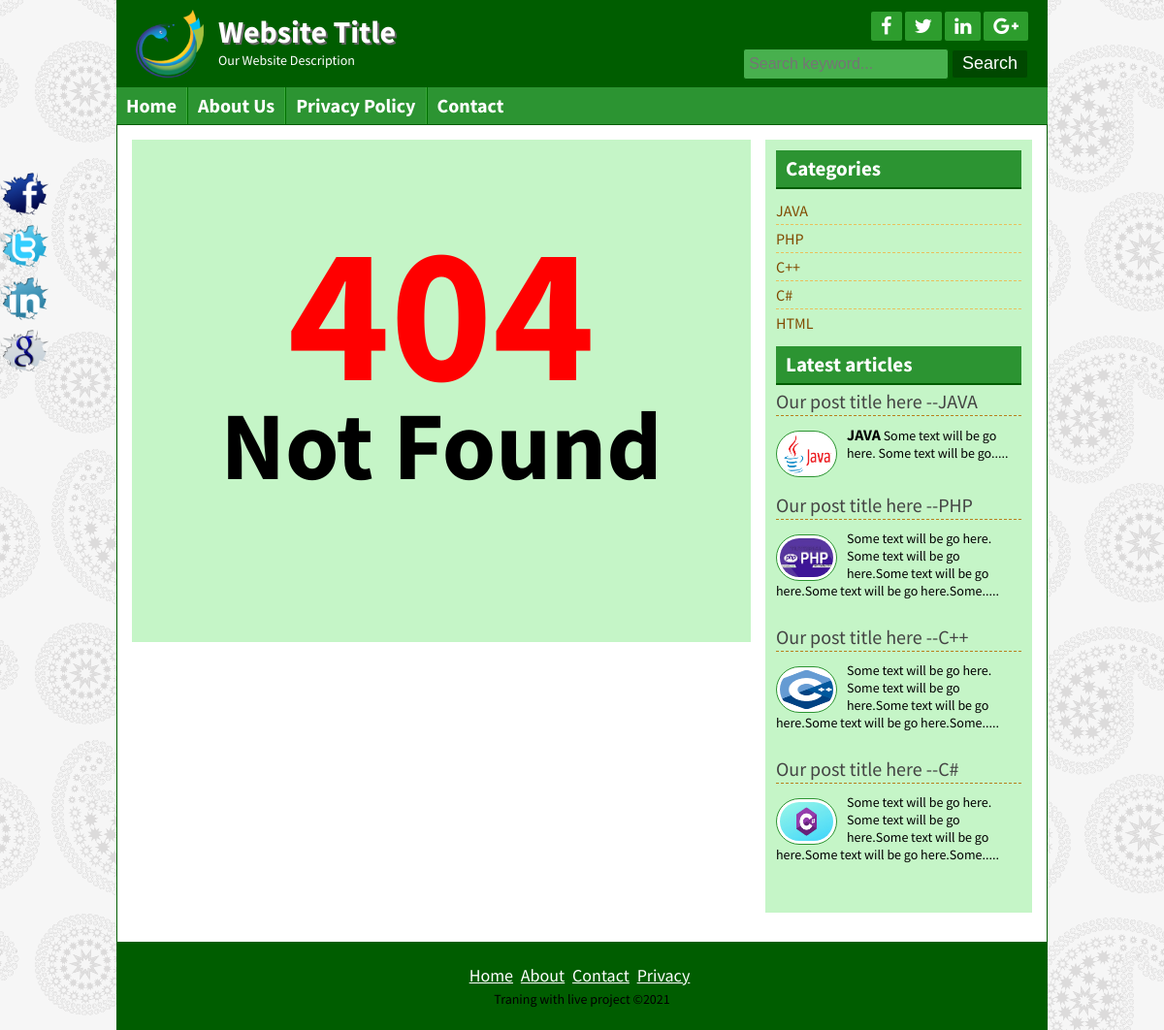
Page /404.php on the committed database.
### tables this page shows
CREATE TABLE `tbl_slogan` (
  `id` int(11) NOT NULL,
  `title` varchar(255) NOT NULL,
  `slogan` varchar(255) NOT NULL,
  `logo` varchar(255) NOT NULL
);

CREATE TABLE `tbl_socal` (
  `id` int(11) NOT NULL,
  `fb` varchar(255) NOT NULL,
  `tw` varchar(255) NOT NULL,
  `ln` varchar(255) NOT NULL,
  `gp` varchar(255) NOT NULL
);

CREATE TABLE `tbl_addpage` (
  `id` int(11) NOT NULL,
  `name` varchar(255) NOT NULL,
  `body` text NOT NULL
);

CREATE TABLE `tbl_cat` (
  `id` int(11) NOT NULL,
  `name` varchar(255) NOT NULL
);

CREATE TABLE `tbl_post` (
  `id` int(11) NOT NULL,
  `cat` int(11) NOT NULL,
  `title` varchar(255) NOT NULL,
  `body` text NOT NULL,
  `img` varchar(255) NOT NULL,
  `auther` varchar(255) NOT NULL,
  `tags` varchar(255) NOT NULL,
  `date` timestamp NOT NULL DEFAULT current_timestamp(),
  `user_id` int(11) NOT NULL
);

CREATE TABLE `copy_right` (
  `id` int(11) NOT NULL,
  `note` varchar(255) NOT NULL
);

### lib/Database.php (called while the page is built, shortened)
<?php
Class Database{
	public $host   = DB_HOST;
	public $user   = DB_USER;
	public $pass   = DB_PASS;
	public $dbname = DB_NAME;
	public $link;
	private function connectDB(){
	$this->link = new mysqli($this->host, $this->user, $this->pass, $this->dbname);
 }
	public function select($query){
		$result = $this->link->query($query) or die($this->link->error.__LINE__);
		if($result->num_rows > 0){
			return $result;
		} else {
			return false;
		}
	}
}

### helpers/Format.php (called while the page is built, shortened)
<?php
class Format{
 public function textShorten($text, $limit = 400){
  $text = $text. " ";
  $text = substr($text, 0, $limit);
  $text = substr($text, 0, strrpos($text, ' '));
  $text = $text.".....";
  return $text;
 }
}
?>

### inc/sitbar.php (the view)
<div class="sidebar clear">
			<div class="samesidebar clear">
				<h2>Categories</h2>
					<ul>
						<?php
							$query ="select * from tbl_cat";
							$category = $db->select($query);
							if ($category) {
								while ($result = $category->fetch_assoc()) {
						 ?>
						<li><a href="posts.php?category=<?php echo $result['id']; ?>"><?php echo $result['name']; ?></a></li>
						<?php }} else{ ?>
						<li>No Category Created</li>
						<?php } ?>
					</ul>
			</div>
			<div class="samesidebar clear">
				<h2>Latest articles</h2>
					<?php
					$query ="select * from tbl_post limit 4";
					$post = $db->select($query);
					if ($post) {
						while ($result = $post->fetch_assoc()) {
					 ?>
					<div class="popular clear">
						<h3><a href="post.php?id=<?php echo $result["id"]; ?>"><?php echo $result["title"]; ?></a></h3>
						<a href="post.php?id=<?php echo $result["id"]; ?>"><img src="admin/<?php echo $result["img"]; ?>" alt="post image"/></a>
						<p><?php echo $fm->textShorten($result["body"],120); ?></p>
					</div>
					<?php }} else{ header("location:404.php"); }?>
			</div>
		</div>
	</div>

### inc/header.php (shortened to what this page needs)
<?php include "lib/Database.php";?>
<?php include "helpers/Format.php";?>
<?php
	$db = new Database();
	$fm = new Format();
?>
<!DOCTYPE html>
<html>
<head>
	<?php include "scripts/css.php"; ?>
</head>
<body>
	<div class="headersection templete clear">
		<a href="#">
			<div class="logo">
				<?php
				$query = "select * from tbl_slogan where id = '1'";
                    $blog_slogan = $db->select($query);
                    if ($blog_slogan) {
                       while ($result = $blog_slogan->fetch_assoc()) {
				 ?>
				<img src="admin/<?php echo $result['logo']; ?>" alt="Logo"/>
				<h2><?php echo $result['title']; ?></h2>
				<p><?php echo $result['slogan']; ?></p>
			<?php }} ?>
			</div>
		</a>
		<div class="social clear">
			<div class="icon clear">
				<?php
                    $query = "select * from tbl_socal where id = '1'";
                    $title_slogan = $db->select($query);
                    if ($title_slogan) {
                       while ($result = $title_slogan->fetch_assoc()) {
                 ?>
				<a href="<?php echo $result['fb']; ?>" target="_blank"><i class="fa fa-facebook"></i></a>
				<a href="<?php echo $result['tw']; ?>" target="_blank"><i class="fa fa-twitter"></i></a>
				<a href="<?php echo $result['ln']; ?>" target="_blank"><i class="fa fa-linkedin"></i></a>
				<a href="<?php echo $result['gp']; ?>" target="_blank"><i class="fa fa-google-plus"></i></a>
			<?php } } ?>
			</div>
			<div class="searchbtn clear">
			<form action="serch.php" method="get">
				<input type="text" name="serch" placeholder="Search keyword..."/>
				<input type="submit" name="submit" value="Search"/>
			</form>
			</div>
		</div>
	</div>
<div class="navsection templete">
	<?php
		$path = $_SERVER['SCRIPT_FILENAME'];
 		 $currentpage = basename($path, '.php');
	 ?>
	<ul>
		<li><a  <?php if ($currentpage == 'index') { echo "id='active'"; } ?> href="index.php">Home</a></li>
		<?php
            $query = "select * from tbl_addpage";
            $show_pages = $db->select($query);
                if ($show_pages) {
                    while ($result = $show_pages->fetch_assoc()) {
        ?>
            <li><a
            	<?php
            		if (isset($_GET['pageid']) && $_GET['pageid'] == $result['id']) {
            			echo "id='active'";
            		}
            	 ?>
            	href="page.php?pageid=<?php echo $result['id']; ?>"><?php echo $result['name']; ?></a></li>
         <?php } } ?>
		<li><a <?php if ($currentpage == 'contact') { echo "id='active'"; } ?> href="contact.php">Contact</a></li>
	</ul>
</div>

### inc/footer.php (shortened to what this page needs)
<div class="footersection templete clear">
	  <div class="footermenu clear">
		<ul>
			<li><a href="#">Home</a></li>
			<li><a href="#">About</a></li>
			<li><a href="#">Contact</a></li>
			<li><a href="#">Privacy</a></li>
		</ul>
	  </div>
	<?php
        $query = "select * from copy_right where id = '1'";
        $title_slogan = $db->select($query);
            if ($title_slogan) {
              while ($result = $title_slogan->fetch_assoc()) {
       ?>
	  <p><?php echo $result['note']; ?> &copy;<?php echo date('Y'); ?></p>
	<?php } } ?>
	</div>
	<div class="fixedicon clear">
		<?php
            $query = "select * from tbl_socal where id = '1'";
            $title_slogan = $db->select($query);
                if ($title_slogan) {
                   while ($result = $title_slogan->fetch_assoc()) {
         ?>
		<a href="<?php echo $result['fb']; ?>"><img src="images/fb.png" alt="Facebook"/></a>
		<a href="<?php echo $result['tw']; ?>"><img src="images/tw.png" alt="Twitter"/></a>
		<a href="<?php echo $result['ln']; ?>"><img src="images/in.png" alt="LinkedIn"/></a>
		<a href="<?php echo $result['gp']; ?>"><img src="images/gl.png" alt="GooglePlus"/></a>
	<?php } } ?>
	</div>
</body>
</html>

### style.css (style rules this page uses)
* { margin:0;padding:0;outline:0 }
body { font-family: 'Source Sans Pro', sans-serif;font-size:14px;line-height:18px;color:#000;background:url(images/bg.png)repeat fixed 0 0 #fff; }
.templete { width:960px;margin:0 auto; }
.clear { overflow:hidden; }
input[type="text"], input[type="email"] { border: 1px solid #cfc5b6; border-radius: 3px; margin-bottom: 5px; padding: 5px; width: 300px; }
input[type="submit"] { background: #b7801c none repeat scroll 0 0; border: 1px solid #e6af4b; color: #fff; cursor: pointer; font-size: 20px; padding: 1px 10px; }
.headersection { background: #ca932f none repeat scroll 0 0; color: #fff; }
.logo { float: left; width: 580px; }
.logo img { float: left; margin-right: 15px; padding-bottom: 10px; padding-left: 20px; padding-top: 10px; width: 70px; }
.logo h2 { color: #fff; font-size: 32px; margin-bottom: 11px; margin-top: 24px; text-shadow: 2px 2px 0 #666; }
.logo p { color:#fff; }
.social { float: right; margin-right: 20px; margin-top: 12px; text-align: right; width: 360px; }
.icon { float: right; }
.icon a { background: #a56e0a none repeat scroll 0 0; border-radius: 2px; color: #fff; display: block; float: left; font-size: 20px; margin-left: 3px; padding: 5px 10px; }
.searchbtn { float: right; margin-top: 8px; }
.searchbtn input[type="text"] { border: 1px solid #A56E0A; width: 200px; background: #FFE07C; font-size: 16px; height: 20px; }
.searchbtn input[type="submit"] { border: 1px solid #9d6602; border-radius: 3px; font-size: 18px; height: 30px; padding-left: 10px; padding-right: 10px; padding-top: 0; cursor: pointer; }
.navsection { background: none repeat scroll 0 0 #e6af4b; min-height: 38px; }
.navsection ul { margin:0;padding:0;list-style:none; }
.navsection ul li { border-left: 1px solid #fdc662; border-right: 1px solid #c18a26; display: block; float: left; position:relative; }
.navsection ul li:first-child { border-left: 0px solid #fdc662; }
.navsection ul li:last-child { border-right: 0px solid #c18a26; }
.navsection ul li a { color: #fff; display: block; font-size: 20px; font-weight: bold; padding: 10px; text-decoration: none; }
.sidebar { background: #fef4e5 none repeat scroll 0 0; border: 1px solid #ded4c5; float: right; margin-bottom: 15px; margin-top: 0; padding: 10px; width: 253px; }
.samesidebar { margin-bottom: 10px; }
.samesidebar h2 { background: #e6af4b none repeat scroll 0 0; border-bottom: 2px solid #b7801c; color: #333; margin-bottom: 8px; padding: 10px; }
.samesidebar ul { padding:0;margin:0;list-style:none; }
.samesidebar ul li { border-bottom: 1px dashed #e9c05c; font-size: 16px; padding: 5px 8px 5px 0; }
.samesidebar ul li:last-child { border-bottom: 0px dashed #e9c05c; }
.samesidebar ul li a { color: #814a00; text-decoration: none; }
.samesidebar p { margin-bottom: 10px; }
.popular { margin-bottom: 20px; }
.popular h3 { border-bottom: 1px dashed #b7801c; font-size: 20px; font-weight: normal; margin-bottom: 10px; padding-bottom: 5px; }
.popular h3 a { text-decoration:none;color:#444 }
.popular img { background: #fff none repeat scroll 0 0; border: 1px solid #f6bf5b; border-radius: 30px; float: left; height: 40px; margin-right: 10px; margin-top: 5px; padding: 3px; width: 55px; }
.footersection { height:90px;background:#B7801C;text-align:center }
.footermenu { margin-top: 25px; margin-bottom: 5px; }
.footermenu ul { padding:0;margin:0;list-style:none;text-align:center; }
.footermenu ul li { display:inline-block; }
.footermenu ul li a { color: #E6AF4B; font-size: 18px; margin-right: 5px; }
.fixedicon { left: 0; position: fixed; top: 175px; width: 60px; }
.fixedicon img { width: 50px; }

### themes/green.css (style rules this page uses)
.headersection,.footersection { background: #005D00 none repeat scroll 0 0; }
.icon a { background: #2d9d2d none repeat scroll 0 0; }
.searchbtn input[type="text"] { border: 1px solid #005D00;background: #48B04E; }
.searchbtn input[type="submit"] { border: 1px solid #005D00; }
input[type="submit"] { background: #004800 none repeat scroll 0 0; }
.navsection { background: none repeat scroll 0 0 #2C9432; }
.navsection ul li { border-left: 1px solid #007000;border-right: 1px solid #38a838; }
.maincontent,.sidebar { background: #C5F5C7 none repeat scroll 0 0;border: 1px solid #C5F5C7; }
.samesidebar h2 { background: #2C9432 none repeat scroll 0 0;border-bottom: 2px solid #005D00;color: #fff; }
.footermenu ul li a { color: #fff; }
.popular img { border: 1px solid #2C9432; }

### rows in the picture
tbl_slogan: logo (picture), title "Website Title", slogan "Our Website Description"
tbl_addpage: name "About Us"
tbl_addpage: name "Privacy Policy"
tbl_cat: name "JAVA"
tbl_cat: name "PHP"
tbl_cat: name "C++"
tbl_cat: name "C#"
tbl_cat: name "HTML"
tbl_post: title "Our post title here --JAVA", img (picture), body "JAVA Some text will be go here. Some text will be go....."
tbl_post: title "Our post title here --PHP", img (picture), body "Some text will be go here. Some text will be go here.Some text will be go here.Some text will be go here.Some....."
tbl_post: title "Our post title here --C++", img (picture), body "Some text will be go here. Some text will be go here.Some text will be go here.Some text will be go here.Some....."
tbl_post: title "Our post title here --C#", img (picture), body "Some text will be go here. Some text will be go here.Some text will be go here.Some text will be go here.Some....."
copy_right: note "Traning with live project"
